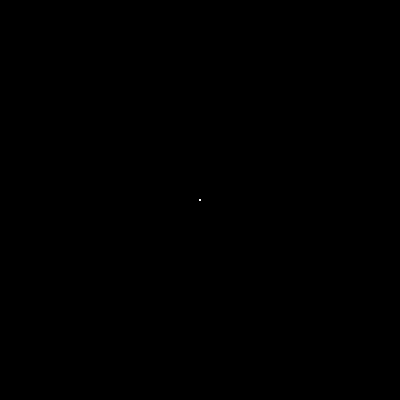
Frame 1 (no input)
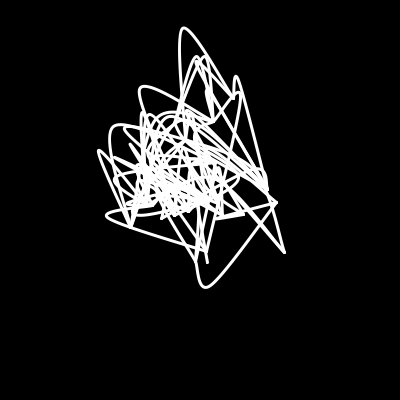
Frame 60 (the mouse pressed at the canvas centre just before this capture)
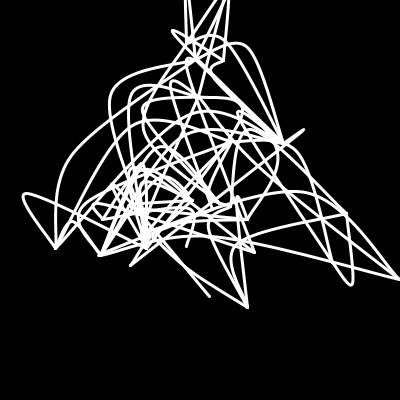
Frame 120 (the mouse held since frame 60 and released just before this capture)

The Processing sketch that drew these frames (run headless with seeded random() and noise(); from frame 60 on, the mouse is pressed at the canvas centre):

// Processing sketch: processing_124553
// ── processing_124553.pde

Net rhi;
int n = 25;
int m = 2*n;

void setup() {
  
  size(400, 400);
  rhi = new Net();
}

void draw() {
  background(0);
  rhi.portray();
  rhi.move();
}

class Net {
  Node[] nodes;
  Edge[] edges;  
  
  Net() {
    
    nodes = new Node[n];
    edges = new Edge[m];

    for (int i = 0; i < n; i++) {
      nodes[i] = new Node(i, "", width/2, height/2, 255, 255, 2);  
    }
    
    for (int i = 0; i < m; i++) {
      edges[i] = new Edge(nodes[int(random(n))], nodes[int(random(n))], i, "", 255, 255, 3);  
    }
  }
  
  void portray() {

    for (int i = 0; i < n; i++) {
      nodes[i].portray();  
    }
    
    for (int i = 0; i < m; i++) {
      edges[i].portray();  
    }
    
  }
  
  void move() {

    for (int i = 0; i < n; i++) {
      nodes[i].move();  
    }
    
  }
  
  
}

class Node {
  int id;       
  String label; 
  float x, y;     // positions
  color c;       
  int alpha;     
  float size;    
  float stepx;   
  float stepy;   
  float xnoise;  
  float ynoise;
  
  Node(int _id, String _label, float _x, float _y, color _c, int _alpha, float _size) {
    id = _id;
    label = _label;
    x =  _x;
    y = _y;
    c = _c;
    alpha = _alpha;
    size = _size;
    stepx = random(-8, 8);
    stepy = random(-8, 8);
    xnoise = random(10);
    ynoise = random(10);
  }
  
  // draw node
  void portray() {
    noStroke();
    fill(c, alpha);
    ellipse(x, y, size, size); 
  } 
  
  // move node within window
  void move() {
    x = x + stepx * (noise(xnoise) - 0.5);
    y = y + stepy * (noise(ynoise) - 0.5);
    float rad = size/2;
    if (x > (1.05 * width) || x < 0.05 * width)  stepx = -stepx; 
    if (y > (1.05 * height) || y < 0.05 * height) stepy = -stepy; 
    xnoise += 0.005;
    ynoise += 0.005;
  }
}

class Edge {
  Node source;    // source node
  Node target;    // target node
  int id;         
  String label;   
  color c;        
  int alpha;
  float weight;   
  float xnoise;
  float ynoise;
  float curvature;
  
  Edge(Node _source, Node _target, int _id, String _label, color _c, int _alpha, float _weight) {
    source = _source;
    target = _target;
    id = _id;
    label = _label;
    c = _c;
    alpha = _alpha;
    weight = _weight;
    xnoise = random(10);
    ynoise = random(10);
    curvature = 300;
    
  }
  

  // draw edge
  void portray() {
    strokeWeight(weight);
    stroke(c, alpha);
    if ((source.x != target.x) || (source.y != target.y)) {
      noFill();
      beginShape();
      curveVertex(source.x, source.y);
      curveVertex(source.x, source.y);
      float midx = (source.x + target.x) / 2 + curvature * (noise(xnoise) - 0.5);
      float midy = (source.y + target.y) / 2 + curvature * (noise(ynoise) - 0.5);
      curveVertex(midx, midy);
      curveVertex(target.x, target.y);
      curveVertex(target.x, target.y);
      endShape();
      xnoise += 0.005;
      ynoise += 0.005;
    }
  } 
  
  
  
}
